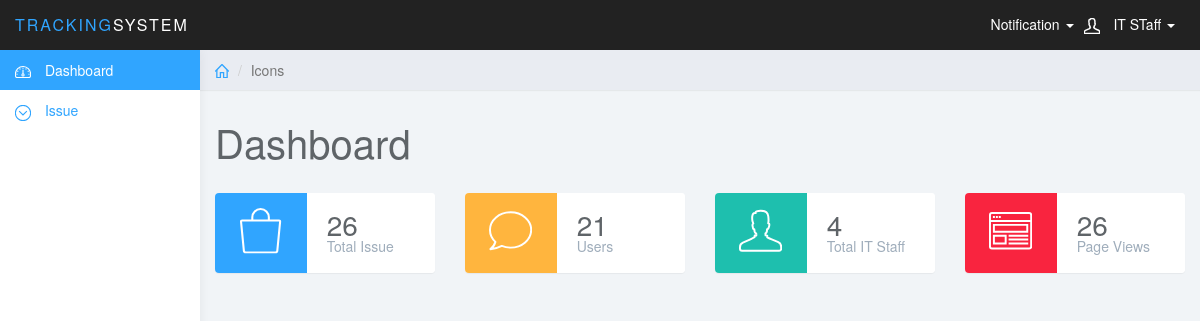
/index.php/track/employeeDashboard, run on the app's committed database.
### tables this page shows
CREATE TABLE `issue` (
  `issue_id` int(11) NOT NULL,
  `name` varchar(30) NOT NULL,
  `priority` varchar(20) NOT NULL,
  `building` varchar(30) NOT NULL,
  `class` varchar(30) NOT NULL,
  `description` varchar(200) NOT NULL,
  `assigned_to` varchar(20) NOT NULL,
  `status` varchar(20) NOT NULL,
  `date_posted` date NOT NULL
);

CREATE TABLE `user` (
  `user_id` int(11) NOT NULL,
  `name` varchar(50) NOT NULL,
  `email` varchar(50) NOT NULL,
  `username` varchar(30) NOT NULL,
  `password` varchar(30) NOT NULL,
  `user_category` varchar(30) NOT NULL,
  `date_posted` date NOT NULL
);

CREATE TABLE `employee` (
  `employee_id` int(11) NOT NULL,
  `assigned_to` varchar(20) NOT NULL,
  `date_posted` date NOT NULL
);

### application/controllers/Track.php (called while the page is built, shortened)
<?php
class Track extends CI_Controller {
	 function __construct()
	 {
	   $this->load->library('session');
	   $this->load->model('loginModel','',TRUE);
	   $this->load->model('registerModel','postregister');
	   $this->load->model('issueModel','postissue');
	   $this->load->model('employeeModel','postemployee');
	 }
	 public function employeeHeader()
	 {
	 	$this->load->view('employee/employeeHeader');
	 }
	 public function studentFooter()
	 {
	 	$this->load->view('student/studentFooter');
	 }
	 public function employeeDashboard()
	 {
	 	$this->load->view('employee/employeeDashboard');
	 }
}

### index.php (called while the page is built, shortened)
<?php
require_once BASEPATH.'core/CodeIgniter.php';

### application/models/issueModel.php (the view, shortened to what this page needs)
<?php if ( ! defined('BASEPATH')) exit('No direct script access allowed');
class issueModel extends CI_Model
{
  public function employeeDashboard1(){
    $query = $this->db->query(" SELECT`issue_id` FROM `issue` order by issue_id desc limit 1");
      if($query->num_rows()){
          foreach ($query->result() as $row)
         {
            echo $row->issue_id;
         }
        }
  }
  public function employeeDashboard2(){
     $query = $this->db->query(" SELECT`user_id` FROM `user` order by user_id desc limit 1");
      if($query->num_rows()){
          foreach ($query->result() as $row)
         {
            echo $row->user_id;
         }
        }
  }
  public function employeeDashboard3(){
    $query = $this->db->query(" SELECT`employee_id` FROM `employee` order by employee_id desc limit 1");
      if($query->num_rows()){
          foreach ($query->result() as $row)
         {
            echo $row->employee_id;
         }
        }
  }
  public function employeeDashboard4(){
    $query = $this->db->query(" SELECT`issue_id` FROM `issue` order by issue_id desc limit 1");
      if($query->num_rows()){
          foreach ($query->result() as $row)
         {
            echo $row->issue_id;
         }
        }
  }
}

### public/css/styles.css (style rules this page uses)
body { background: #f1f4f7; padding-top: 50px; color: #5f6468; }

### data on the page
issue: issue_id "26"
user: user_id "21"
employee: employee_id "4"
